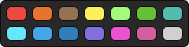
<?xml version="1.0" encoding="UTF-8"?>
<ui version="4.0">
 <class>ColorPickerWidget</class>
 <widget class="QWidget" name="ColorPickerWidget">
  <property name="geometry">
   <rect>
    <x>0</x>
    <y>0</y>
    <width>189</width>
    <height>47</height>
   </rect>
  </property>
  <property name="windowTitle">
   <string>Form</string>
  </property>
  <property name="styleSheet">
   <string notr="true">#centralwidget {
	border: 1px Solid #0f0f0f;	
	border-radius: 5px;
background-color: #282828;
}

#arrangeContents {
	
}

QToolButton {
	border: 1px Solid #0f0f0f;	
	border-radius: 5px;
	padding: -3px;
	padding-left: 0px;
	padding-right: 0px;
}

#trackControls {
	border: 1px Solid #0f0f0f;	
	
	
}



#trackTools {
	border: none;
	

}


#overview:horizontal {
border: 1px Solid #0f0f0f;	
	
}
#overview::handle:horizontal {
border: 2px Solid rgba(255,255,255,0.25);	
border-radius: 0px;
margin: 2px;
}
#overview::add-line:horizontal {
border: none;
}
#overview::sub-line:horizontal {
border: none;
}


</string>
  </property>
  <layout class="QVBoxLayout" name="verticalLayout_3">
   <property name="spacing">
    <number>0</number>
   </property>
   <property name="leftMargin">
    <number>0</number>
   </property>
   <property name="topMargin">
    <number>0</number>
   </property>
   <property name="rightMargin">
    <number>0</number>
   </property>
   <property name="bottomMargin">
    <number>0</number>
   </property>
   <item>
    <widget class="QFrame" name="centralwidget">
     <property name="frameShape">
      <enum>QFrame::StyledPanel</enum>
     </property>
     <property name="frameShadow">
      <enum>QFrame::Raised</enum>
     </property>
     <layout class="QVBoxLayout" name="verticalLayout">
      <property name="spacing">
       <number>5</number>
      </property>
      <property name="leftMargin">
       <number>5</number>
      </property>
      <property name="topMargin">
       <number>5</number>
      </property>
      <property name="rightMargin">
       <number>5</number>
      </property>
      <property name="bottomMargin">
       <number>5</number>
      </property>
      <item>
       <widget class="QFrame" name="arrangeContents">
        <property name="sizePolicy">
         <sizepolicy hsizetype="Preferred" vsizetype="Expanding">
          <horstretch>0</horstretch>
          <verstretch>0</verstretch>
         </sizepolicy>
        </property>
        <property name="frameShape">
         <enum>QFrame::NoFrame</enum>
        </property>
        <property name="frameShadow">
         <enum>QFrame::Plain</enum>
        </property>
        <property name="lineWidth">
         <number>0</number>
        </property>
        <layout class="QGridLayout" name="gridLayout">
         <property name="leftMargin">
          <number>0</number>
         </property>
         <property name="topMargin">
          <number>0</number>
         </property>
         <property name="rightMargin">
          <number>0</number>
         </property>
         <property name="bottomMargin">
          <number>0</number>
         </property>
         <property name="spacing">
          <number>5</number>
         </property>
         <item row="0" column="1">
          <widget class="QToolButton" name="toolButton_6">
           <property name="styleSheet">
            <string notr="true">background-color: #e6732e;</string>
           </property>
           <property name="text">
            <string/>
           </property>
          </widget>
         </item>
         <item row="1" column="7">
          <widget class="QToolButton" name="toolButton_15">
           <property name="styleSheet">
            <string notr="true">background-color: #d0d0d0;</string>
           </property>
           <property name="text">
            <string/>
           </property>
          </widget>
         </item>
         <item row="0" column="0">
          <widget class="QToolButton" name="toolButton">
           <property name="styleSheet">
            <string notr="true">background-color: #ec4a40;</string>
           </property>
           <property name="text">
            <string/>
           </property>
          </widget>
         </item>
         <item row="0" column="4">
          <widget class="QToolButton" name="toolButton_3">
           <property name="styleSheet">
            <string notr="true">background-color: #a4fa7a;</string>
           </property>
           <property name="text">
            <string/>
           </property>
          </widget>
         </item>
         <item row="1" column="4">
          <widget class="QToolButton" name="toolButton_16">
           <property name="styleSheet">
            <string notr="true">background-color: #eb52ce;</string>
           </property>
           <property name="text">
            <string/>
           </property>
          </widget>
         </item>
         <item row="1" column="0">
          <widget class="QToolButton" name="toolButton_8">
           <property name="styleSheet">
            <string notr="true">background-color: #6ae6fc;</string>
           </property>
           <property name="text">
            <string/>
           </property>
          </widget>
         </item>
         <item row="1" column="2">
          <widget class="QToolButton" name="toolButton_18">
           <property name="styleSheet">
            <string notr="true">background-color: #327dbb;</string>
           </property>
           <property name="text">
            <string/>
           </property>
          </widget>
         </item>
         <item row="1" column="3">
          <widget class="QToolButton" name="toolButton_17">
           <property name="styleSheet">
            <string notr="true">background-color: #8271dd;</string>
           </property>
           <property name="text">
            <string/>
           </property>
          </widget>
         </item>
         <item row="0" column="2">
          <widget class="QToolButton" name="toolButton_5">
           <property name="styleSheet">
            <string notr="true">background-color: #937350;</string>
           </property>
           <property name="text">
            <string/>
           </property>
          </widget>
         </item>
         <item row="0" column="3">
          <widget class="QToolButton" name="toolButton_4">
           <property name="styleSheet">
            <string notr="true">background-color: #fcef5e;</string>
           </property>
           <property name="text">
            <string/>
           </property>
          </widget>
         </item>
         <item row="1" column="6">
          <widget class="QToolButton" name="toolButton_14">
           <property name="styleSheet">
            <string notr="true">background-color: #d55e9d;</string>
           </property>
           <property name="text">
            <string/>
           </property>
          </widget>
         </item>
         <item row="0" column="7">
          <widget class="QToolButton" name="toolButton_7">
           <property name="styleSheet">
            <string notr="true">background-color: #54bcaf;</string>
           </property>
           <property name="text">
            <string/>
           </property>
          </widget>
         </item>
         <item row="1" column="1">
          <widget class="QToolButton" name="toolButton_19">
           <property name="styleSheet">
            <string notr="true">background-color: #47a4e8;</string>
           </property>
           <property name="text">
            <string/>
           </property>
          </widget>
         </item>
         <item row="0" column="6">
          <widget class="QToolButton" name="toolButton_2">
           <property name="styleSheet">
            <string notr="true">background-color: #67bf38;</string>
           </property>
           <property name="text">
            <string/>
           </property>
          </widget>
         </item>
        </layout>
       </widget>
      </item>
     </layout>
    </widget>
   </item>
  </layout>
 </widget>
 <resources/>
 <connections/>
</ui>
